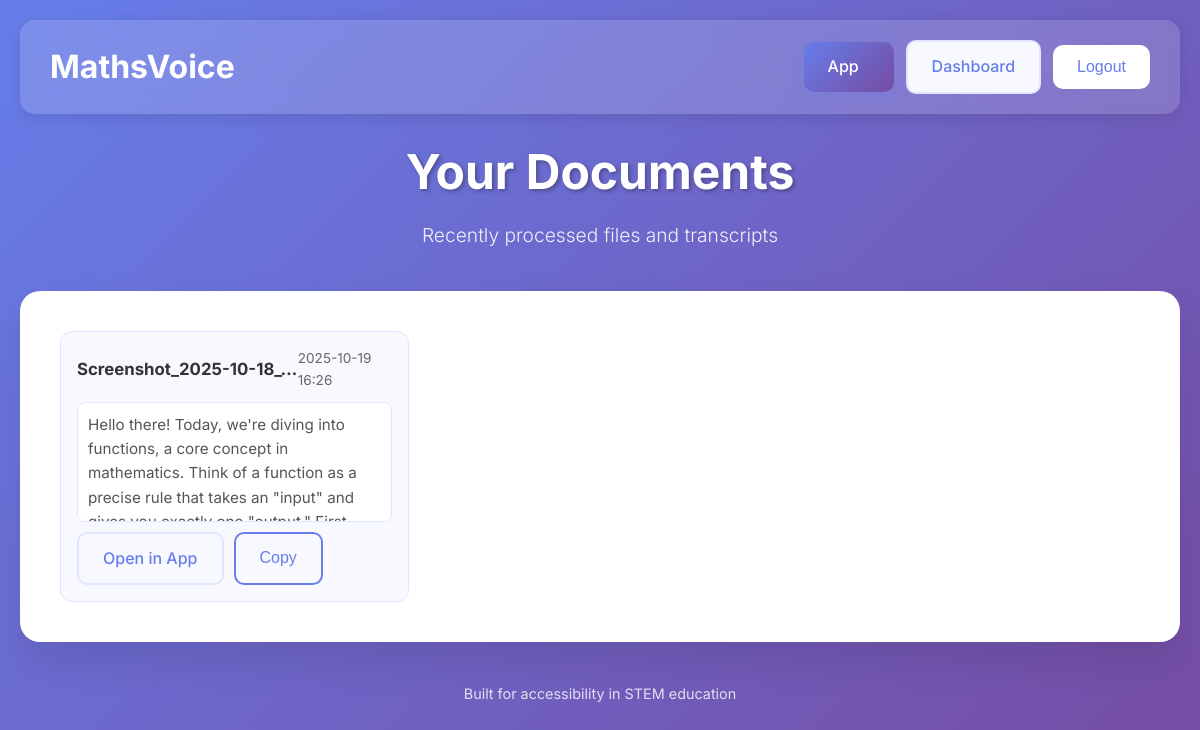
The app's page /dashboard (signed in), older data.
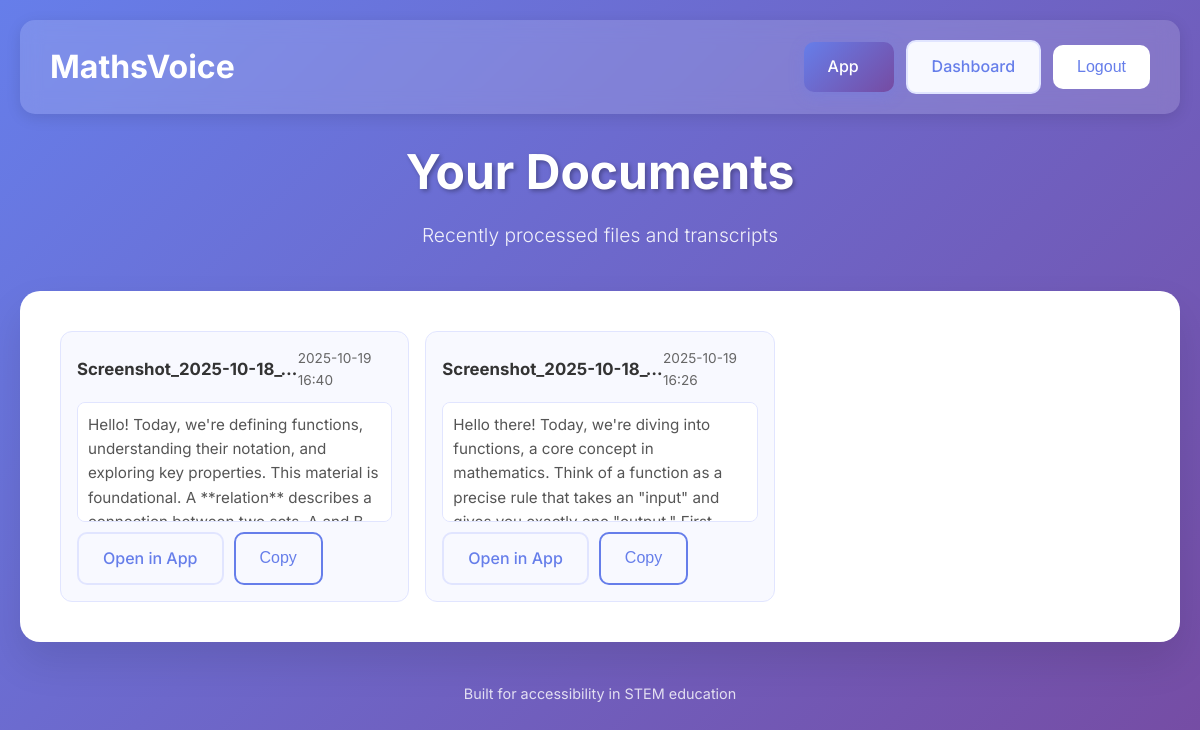
The same page, newer data.
### app.py (models this page shows)
class Document(db.Model):
    id = db.Column(Integer, primary_key=True)
    user_id = db.Column(Integer, ForeignKey('user.id'), nullable=False)
    filename = db.Column(String, nullable=False)
    upload_time = db.Column(DateTime, default=db.func.now())
    original_text = db.Column(Text)  # Raw Mathpix text
    transcript = db.Column(Text)     # Final narrated text (Gemini summary)
    voice_id = db.Column(String)     # Selected voice used for narration
    user = relationship('User', back_populates='documents')

### app.py (the view)
@app.route('/dashboard')
@login_required
def dashboard():
    user_docs = db.session.execute(
        db.select(Document).where(Document.user_id == current_user.id).order_by(Document.upload_time.desc())
    ).scalars().all()
    return render_template('dashboard.html', documents=user_docs)

### app.py (called while the page is built)
@login_manager.user_loader
def load_user(user_id):
    return db.get_or_404(User, user_id)

### templates/dashboard.html (shortened to what the changed rows need)
<!DOCTYPE html>
<html lang="en">
<head>
    <link rel="stylesheet" href="{{ url_for('static', filename='styles.css') }}">
</head>
<body>
    <div class="container">
        <header class="header">
            <h1 class="title">Your Documents</h1>
        </header>
        <main class="main-content">
            {% if documents and documents|length > 0 %}
                <div role="list" aria-label="Processed documents" style="display: grid; grid-template-columns: repeat(auto-fill, minmax(280px, 1fr)); gap: 16px;">
                    {% for d in documents %}
                    <article role="listitem" class="doc-card" style="background:#f8f9ff; border:1px solid #e1e5ff; border-radius:12px; padding:16px; display:flex; flex-direction:column; gap:10px;">
                        <div style="display:flex; justify-content:space-between; align-items:center;">
                            <h3 style="margin:0; font-size:1.05rem; color:#333; max-width:70%; overflow:hidden; text-overflow:ellipsis; white-space:nowrap;" title="{{ d.filename }}">{{ d.filename }}</h3>
                            <span style="font-size:0.85rem; color:#666;">{{ d.upload_time.strftime('%Y-%m-%d %H:%M') if d.upload_time else '' }}</span>
                        </div>
                        <div style="font-size:0.95rem; color:#555; max-height:120px; overflow:auto; background:white; border-radius:8px; padding:10px; border:1px solid #e1e5ff;" aria-label="Transcript preview">
                            {{ (d.transcript or d.original_text or '')[:300] }}{% if (d.transcript or d.original_text) and (d.transcript or d.original_text)|length > 300 %}...{% endif %}
                        </div>
                        <div style="display:flex; gap:10px; margin-top:auto;">
                            <a class="btn btn-secondary" href="{{ url_for('index') }}">Open in App</a>
                            {% if d.transcript %}
                            <button class="btn btn-outline" onclick="(function(txt){const ta=document.createElement('textarea');ta.value=txt;document.body.appendChild(ta);ta.select();document.execCommand('copy');document.body.removeChild(ta);})(this.dataset.t);" data-t="{{ (d.transcript or '')|replace('"','&quot;')|replace('\n',' ') }}" aria-label="Copy transcript">Copy</button>
                            {% endif %}
                        </div>
                    </article>
                    {% endfor %}
                </div>
            {% else %}
                <div class="empty-state" style="text-align:center; padding:30px;">
                    <p>You have no documents yet.</p>
                    <a href="{{ url_for('index') }}" class="btn btn-primary" style="margin-top:10px;">Process a Document</a>
                </div>
            {% endif %}
        </main>
    </div>
</body>
</html>

Row changes from the older to the newer data that the page shows:
added Document: filename "Screenshot_2025-10-18_…", upload_time "2025-10-19 16:40", transcript "Hello! Today, we're defining functions, understanding their notation, and exploring key properties. This material is foundational. A **relation** describes a…"
